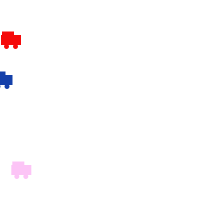
Frame 1 (no input)
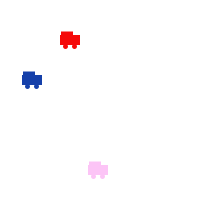
Frame 60 (the mouse pressed at the canvas centre just before this capture)
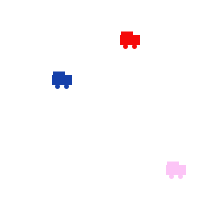
Frame 120 (the mouse held since frame 60 and released just before this capture)

The Processing sketch that drew these frames (run headless with seeded random() and noise(); from frame 60 on, the mouse is pressed at the canvas centre):

// Processing sketch: processing_158525
// ── processing_158525.pde

// main code starts here
Car redCar, blueCar, pinkCar;

void setup() {
  size(200,200);
  redCar = new Car(#F50A0A, 10, 40, 1);
  blueCar = new Car(#1540AA, 2, 80, 0.5);
  pinkCar = new Car(#FCC4F6, 20, 170, 1.3);
}

void draw() {
  background(255);
   redCar.drive();redCar.display();
   pinkCar.drive(); pinkCar.display();
   blueCar.drive(); blueCar.display();
  

}

class Car{
  color c ;
  float x ;
  float y ;
  float speed;
  float wheel = 5;

  //constructor defined
  Car(color carColor, float xPos, float yPos, float s){
    c = carColor;
    x =xPos;
    y = yPos;
    speed = s;
  }

  void drive(){
    x = x + speed;
    if (x > width){
      x = 0;
    }
  }
  
  void display(){
    noStroke();
    rectMode(CENTER);
    fill (c);
    rect(x, y, 20,10);
    rect(x-3,y-6, 12,5);
    ellipseMode(CORNER);
    ellipse(x+2,y+4,wheel,wheel);
    ellipse(x-7,y+4,wheel,wheel);

  }
}
